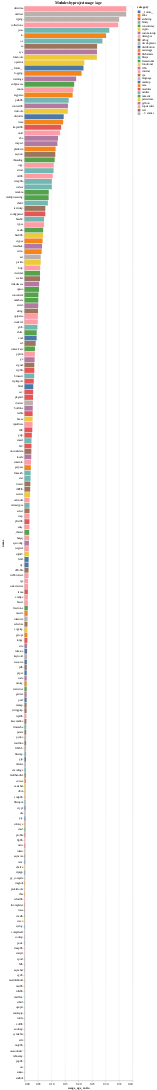

Here is the notebook cell this chart was saved with:
### Markdown cell above
## Modules sorted by project usage / age
What's a module's popularity* in regards to how long it has existed*?

I.e., try to take length of availability out popularity.

### Code cell
df["usage_age_ratio"] = df["project_count"] / df["age"]

import altair as alt

alt.Chart(df[df["usage_age_ratio"] > 0]).mark_bar().encode(
    alt.Y("name:N", sort="-x"),
    alt.X("usage_age_ratio:Q"),
    alt.Color("category"),
    tooltip=["name", "usage_age_ratio"]
).properties(
    title="Modules by project usage / age"
)

### Figure 1 — Vega-Lite specification as saved in the notebook (floating-point values rounded to 4 significant figures; data arrays with more than 128 entries replaced by an {"elided": "..."} marker saying what was removed)
{"config": {"view": {"continuousWidth": 400, "continuousHeight": 300}}, "data": {"name": "data-b68b4259e4b738efa3ef47df8228b2d9"}, "mark": "bar", "encoding": {"color": {"type": "nominal", "field": "category"}, "tooltip": [{"type": "nominal", "field": "name"}, {"type": "quantitative", "field": "usage_age_ratio"}], "x": {"type": "quantitative", "field": "usage_age_ratio"}, "y": {"type": "nominal", "field": "name", "sort": "-x"}}, "title": "Modules by project usage / age", "$schema": "https://vega.github.io/schema/vega-lite/v4.8.1.json", "datasets": {"data-b68b4259e4b738efa3ef47df8228b2d9": {"elided": "199 records"}}}
